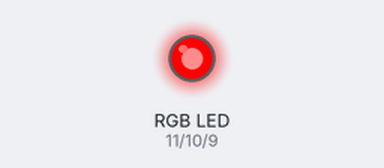
This sketch was run on a simulated Arduino Uno, built with avr-gcc and run on an emulated ATmega328P. On the bench: an RGB LED mixed from three pins (HIGH = lit).

Above: at 0.4 s.
At 19.7 s:
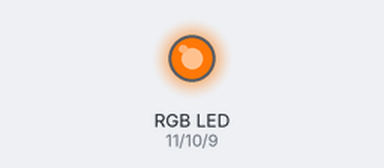
At 28.4 s:
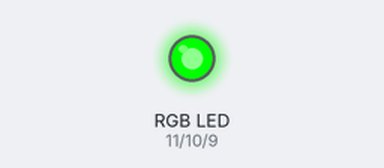
At 32.6 s:
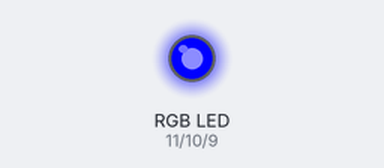
At 38.9 s:
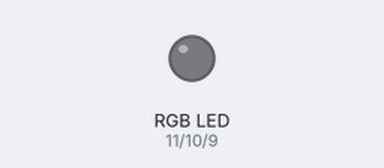
At 39.75 s:
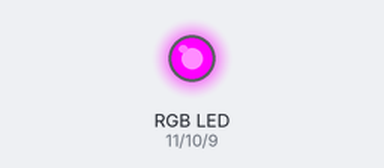
Timing chart, 0 to 40.0 s (numbered marks = the images above):
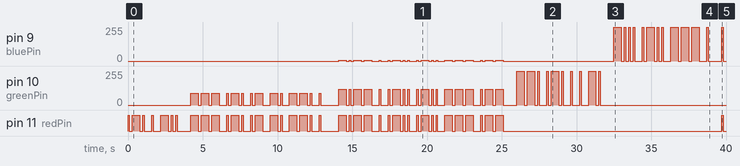

The sketch:

RBG_MORSE_CODE_MADDIE.ino
```cpp
#define SHORT 100
#define LONG 500
#define LETTER_SPACE 300

const int redPin = 11;
const int greenPin = 10;
const int bluePin = 9;

void setup()
{
  pinMode(redPin, OUTPUT);
  pinMode(greenPin, OUTPUT);
  pinMode(bluePin, OUTPUT);
}

void loop()
{
  r_red();
  NextLetter();
  e_red();
  NextLetter();
  d_red();
  delay(700);

  o_orange();
  NextLetter();
  r_orange();
  NextLetter();
  a();
  NextLetter();
  n_orange();
  NextLetter();
  g_orange();
  NextLetter();
  e_orange();
  NextLetter();
  delay(700);

  y_yellow();
  NextLetter();
  e_yellow();
  NextLetter();
  l_yellow();
  NextLetter();
  l_yellow();
  NextLetter();
  o_yellow();
  NextLetter();
  w_yellow();
  delay(700);

  g_green();
  NextLetter();
  r_green();
  NextLetter();
  e_green();
  NextLetter();
  e_green();
  NextLetter();
  n_green();
  delay(700);

  b_blue();
  NextLetter();
  l_blue();
  NextLetter();
  u_blue();
  NextLetter();
  e_blue();
  delay(700);

  p_pink();
  NextLetter();
  i();
  NextLetter();
  n_pink();
  NextLetter();
  k();
  delay(300);

  color(0,0,255);
  delay(1400);
  color(0,0,0);
  delay(1000);

}
void Short(int r, int g, int b)
{
  color(r,g,b);
  delay(SHORT);
  color(0,0,0);
  delay(200);
}
void Long(int r, int g, int b)
{
  color(r,g,b);
  delay(LONG);
  color(0,0,0);
  delay(200);
}
void color(unsigned char red, unsigned char green, unsigned char blue)
{
  analogWrite(redPin, red);
  analogWrite(greenPin, green);
  analogWrite(bluePin, blue);
}
void NextLetter()
{
  delay(LETTER_SPACE);
}

//for red
void r_red()
{
  Short(255,0,0);
  Long(255,0,0);
  Short(255,0,0);
}
void e_red()
{
  Short(255,0,0);
}
void d_red()
{
  Long(255,0,0);
  Short(255,0,0);
  Short(255,0,0);
}
//for orange
void o_orange()
{
  Long(255,90,0);
  Long(255,90,0);
  Long(255,90,0);
}
void r_orange()
{
  Short(255,90,0);
  Long(255,90,0);
  Short(255,90,0);
}
void a()
{
  Short(255,90,0);
  Long(255,90,0);
}
void n_orange()
{
  Long(255,90,0);
  Short(255,90,0);
}
void g_orange()
{
  Long(255,90,0);
  Long(255,90,0);
  Short(255,90,0);
}
void e_orange()
{
  Short(255,90,0);
}
//for yellow
void y_yellow()
{
  Long(255,120,7);
  Short(255,120,7);
  Long(255,120,7);
  Long(255,120,7);
}
 void e_yellow()
{
  Short(255,120,7);
}
void l_yellow()
{
  Short(255,120,7);
  Long(255,120,7);
  Short(255,120,7);
  Short(255,120,7);
}
void o_yellow()
{
  Long(255,120,7);
  Long(255,120,7);
  Long(255,120,7);
}
void w_yellow()
{
  Short(255,120,7);
  Long(255,120,7);
  Long(255,120,7);
}
//for green
void g_green()
{
  Long(0,255,0);
  Long(0,255,0);
  Short(0,255,0);
}
void r_green()
{
  Short(0,255,0);
  Long(0,255,0);
  Short(0,255,0);
}
void e_green()
{
  Short(0,255,0);
}
void n_green()
{
  Long(0,255,0);
  Short(0,255,0);
}
//for blue
void b_blue()
{
  Long(0,0,255);
  Short(0,0,255);
  Short(0,0,255);
  Short(0,0,255);
}
void l_blue()
{
  Short(0,0,255);
  Long(0,0,255);
  Short(0,0,255);
  Short(0,0,255);
}
void u_blue()
{
  Long(0,0,255);
  Long(0,0,255);
  Long(0,0,255);
}
void e_blue()
{
  Short(0,0,255);
}


//for pink
void p_pink()
{
  Short(255,0,255);
  Long(255,0,255);
  Long(255,0,255);
  Short(255,0,255);
}
void i()
{
  Short(255,0,255);
  Short(255,0,255);
}
void n_pink()
{
  Short(255,0,255);
  Long(255,0,255);
}
void k()
{
  Long(255,0,255);
  Short(255,0,255);
  Long(255,0,255);
}
```

Measured:
- by itself, pin 9 (bluePin): 0/255 → 7/255 at 14.1 s, → 0/255 0.50 s later, → 7/255 0.20 s later, → 0/255 0.10 s later, … (64 changes in this stretch)
- by itself, pin 11 (redPin): LOW → HIGH at 0.00 s, → LOW 0.10 s later, → HIGH 0.20 s later, → LOW 0.50 s later, … (82 changes in this stretch)
- by itself, pin 10 (greenPin): 0/255 → 90/255 at 4.2 s, → 0/255 0.50 s later, → 90/255 0.20 s later, → 0/255 0.50 s later, … (86 changes in this stretch)
